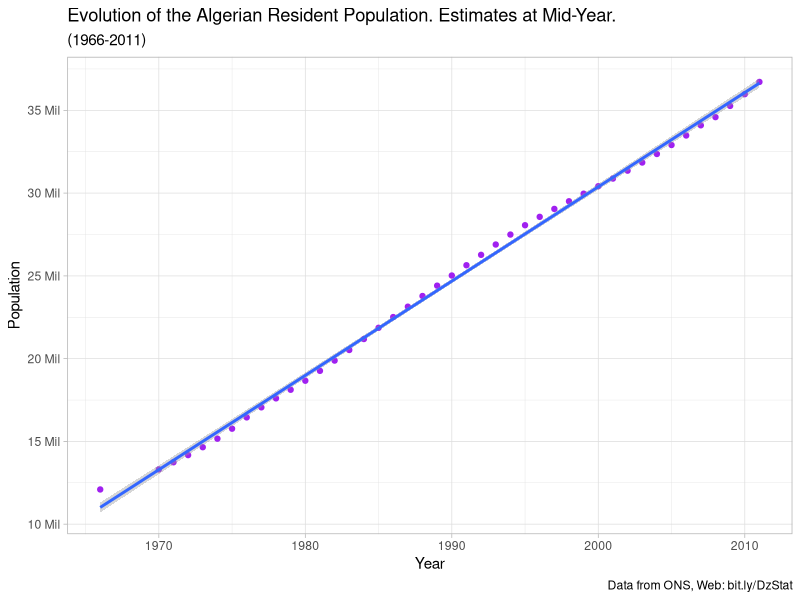
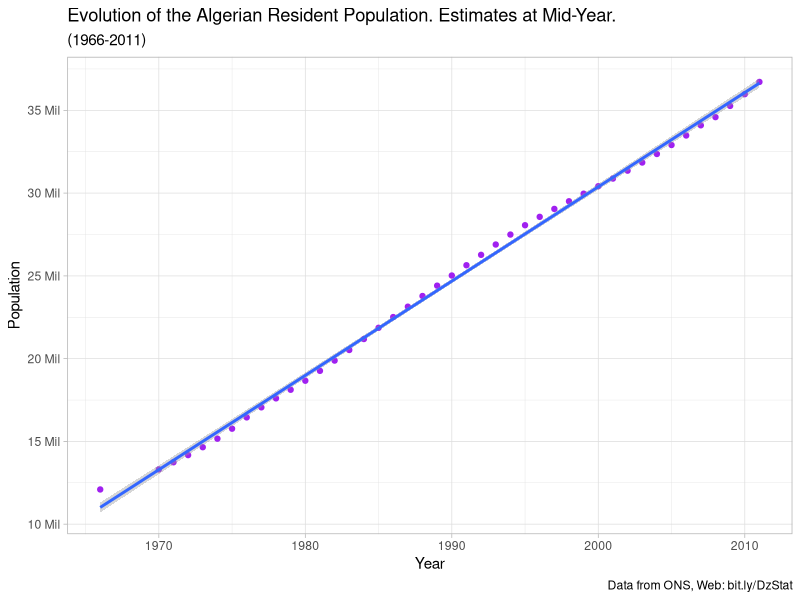

Here is the R script that generated these plots, in order:
library(ggplot2)


table32 <- read.csv("Table32.csv")


ggplot(data = table32, aes(x = Year, y = Population)) +
  geom_point(aes(),size = 1.5, color = "purple") +
  stat_smooth(method=lm, level = 0.99) +
  labs(
    title = "Evolution of the Algerian Resident Population. Estimates at Mid-Year.",
    subtitle = "(1966-2011)",
    caption = "Data from ONS, Web: bit.ly/DzStat"
  ) + scale_y_continuous(breaks = c(10e6,15e6,20e6,25e6,30e6,35e6,40e6,45e6), labels = c("10 Mil","15 Mil","20 Mil","25 Mil","30 Mil","35 Mil","40 Mil","45 Mil")) +
theme_light()
ggsave(file = "Table32.png", width = 6.5, height = 4, dpi = 300)
